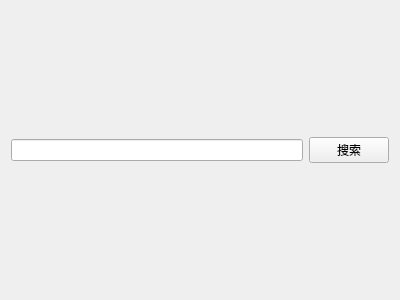
<?xml version="1.0" encoding="UTF-8"?>
<ui version="4.0">
 <class>SearchBarForm</class>
 <widget class="QWidget" name="SearchBarForm">
  <property name="geometry">
   <rect>
    <x>0</x>
    <y>0</y>
    <width>400</width>
    <height>300</height>
   </rect>
  </property>
  <property name="windowTitle">
   <string>Form</string>
  </property>
  <layout class="QGridLayout" name="gridLayout">
   <item row="0" column="0">
    <layout class="QHBoxLayout" name="horizontalLayout">
     <item>
      <widget class="QLineEdit" name="text_search"/>
     </item>
    </layout>
   </item>
   <item row="0" column="1">
    <widget class="QPushButton" name="btn_search">
     <property name="text">
      <string>搜索</string>
     </property>
    </widget>
   </item>
  </layout>
 </widget>
 <resources/>
 <connections/>
</ui>
